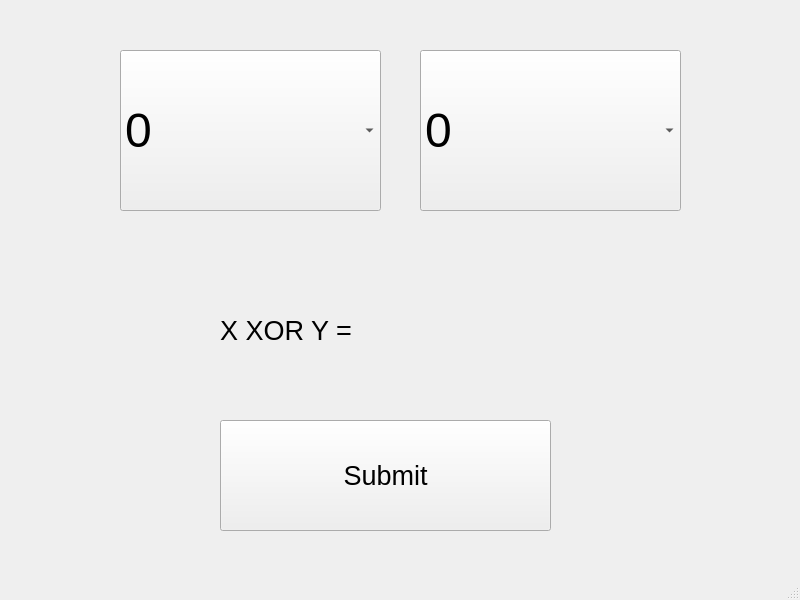
<?xml version="1.0" encoding="UTF-8"?>
<ui version="4.0">
 <class>MainWindow</class>
 <widget class="QMainWindow" name="MainWindow">
  <property name="geometry">
   <rect>
    <x>0</x>
    <y>0</y>
    <width>800</width>
    <height>600</height>
   </rect>
  </property>
  <property name="windowTitle">
   <string>MainWindow</string>
  </property>
  <widget class="QWidget" name="centralwidget">
   <widget class="QComboBox" name="comboX">
    <property name="geometry">
     <rect>
      <x>120</x>
      <y>50</y>
      <width>261</width>
      <height>161</height>
     </rect>
    </property>
    <property name="font">
     <font>
      <pointsize>36</pointsize>
     </font>
    </property>
    <item>
     <property name="text">
      <string>0</string>
     </property>
    </item>
    <item>
     <property name="text">
      <string>1</string>
     </property>
    </item>
   </widget>
   <widget class="QComboBox" name="comboY">
    <property name="geometry">
     <rect>
      <x>420</x>
      <y>50</y>
      <width>261</width>
      <height>161</height>
     </rect>
    </property>
    <property name="font">
     <font>
      <pointsize>36</pointsize>
     </font>
    </property>
    <item>
     <property name="text">
      <string>0</string>
     </property>
    </item>
    <item>
     <property name="text">
      <string>1</string>
     </property>
    </item>
   </widget>
   <widget class="QPushButton" name="submit">
    <property name="geometry">
     <rect>
      <x>220</x>
      <y>420</y>
      <width>331</width>
      <height>111</height>
     </rect>
    </property>
    <property name="font">
     <font>
      <pointsize>20</pointsize>
     </font>
    </property>
    <property name="text">
     <string>Submit</string>
    </property>
   </widget>
   <widget class="QLabel" name="label">
    <property name="geometry">
     <rect>
      <x>220</x>
      <y>270</y>
      <width>331</width>
      <height>121</height>
     </rect>
    </property>
    <property name="font">
     <font>
      <pointsize>20</pointsize>
     </font>
    </property>
    <property name="text">
     <string>X XOR Y = </string>
    </property>
   </widget>
  </widget>
  <widget class="QMenuBar" name="menubar">
   <property name="geometry">
    <rect>
     <x>0</x>
     <y>0</y>
     <width>800</width>
     <height>26</height>
    </rect>
   </property>
  </widget>
  <widget class="QStatusBar" name="statusbar"/>
 </widget>
 <resources/>
 <connections/>
</ui>
